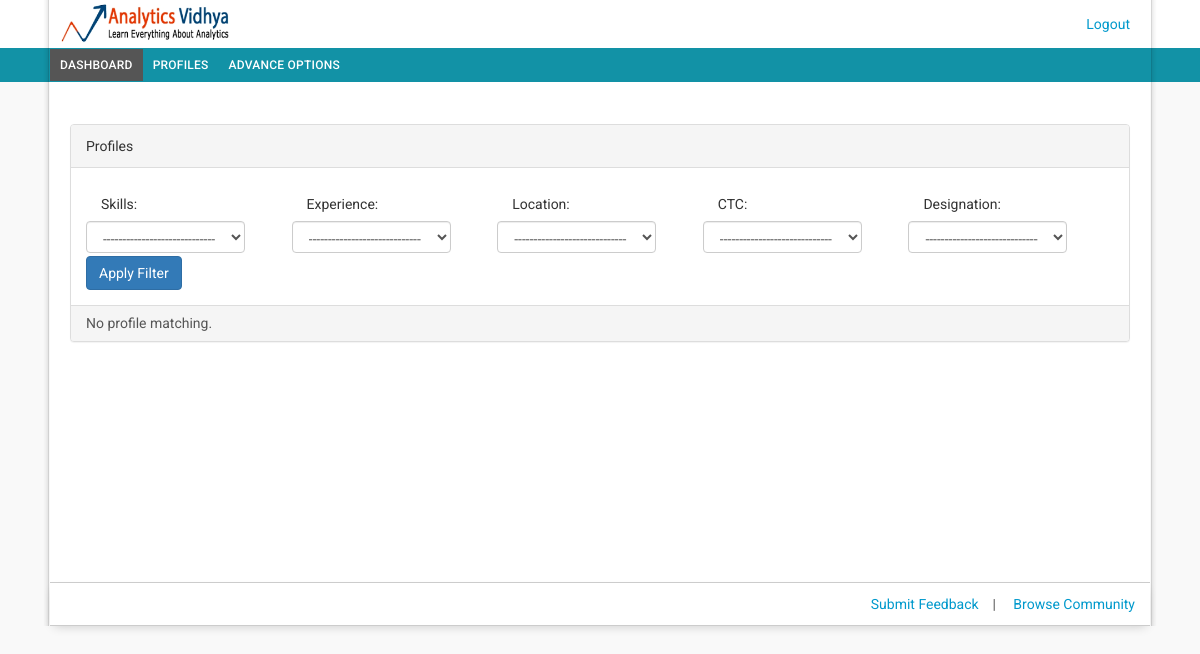
The page /profiles/ (signed in) on the database as committed earlier.
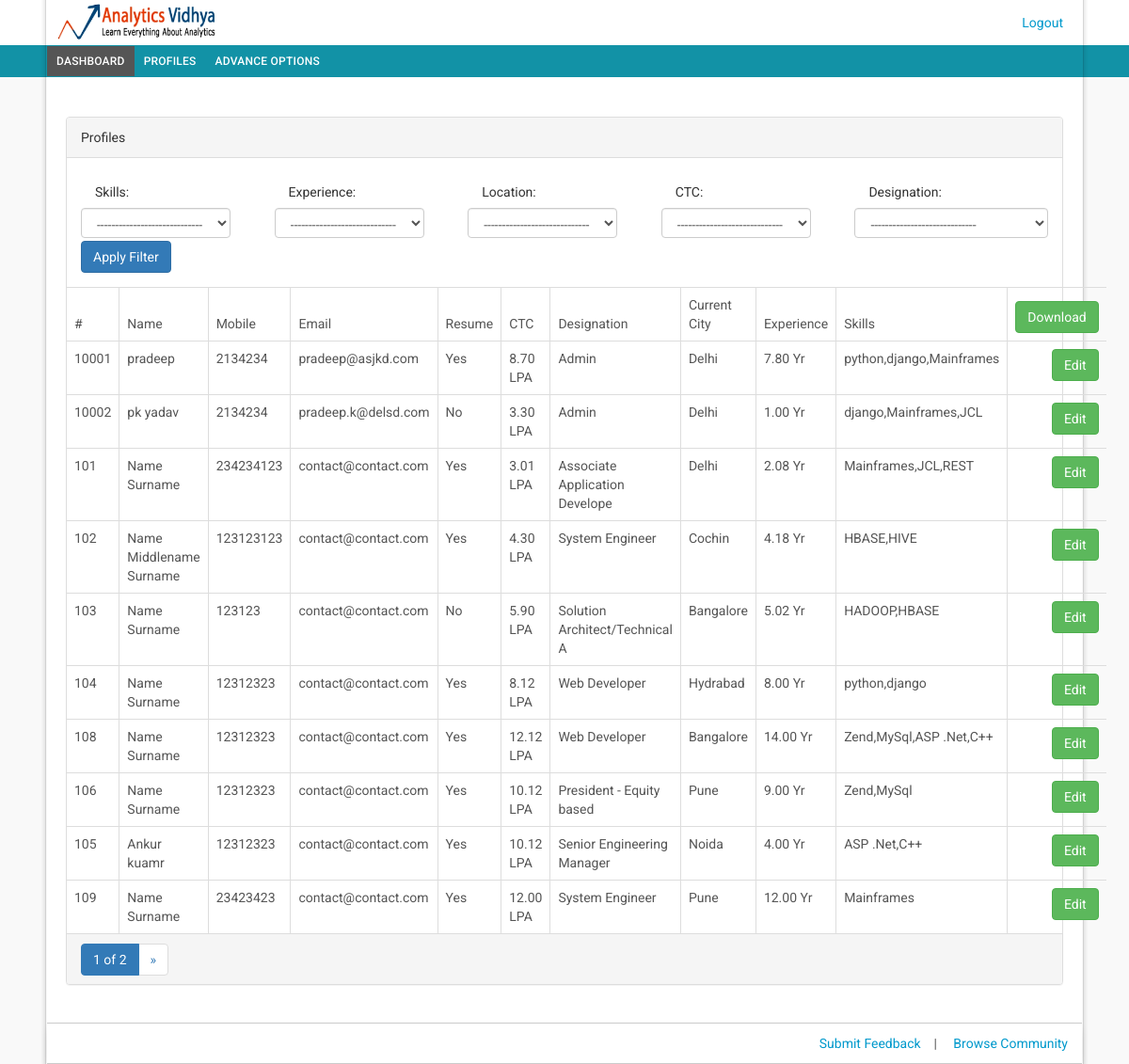
The same page on the database as committed later.
### myapp/models.py (models this page shows, shortened)
class Profiles(models.Model):
    RESUME_CHOICES = (
            (1, "Yes"),
            (2, "No"),
    )
    sno = models.IntegerField()
    mobile = models.IntegerField()
    name = models.CharField(max_length=30)
    email = models.CharField(max_length=30)
    resume = models.IntegerField(choices=RESUME_CHOICES, default=2)
    experience = models.DecimalField(max_digits=20, decimal_places=2)
    ctc = models.DecimalField(max_digits=20, decimal_places=2)
    current_city = models.ForeignKey(City)
    preferred_city = models.ForeignKey(City, related_name='profile')
    current_employer = models.CharField(max_length=30)
    current_designation = models.ForeignKey(Designation)
    skills = models.ManyToManyField(Skill)
    cdt = models.DateTimeField(auto_now_add=True) # creation date
    mdt = models.DateTimeField(auto_now=True) #modification date
    class Meta:
        db_table = 'profiles'
        permissions = (("can_view_profile", "Can view profiles"),
                        ("can_download_profiles", "Can download profiles"),)
    def get_skills(self):
        skills = ""
        for skill in self.skills.all():
            skills += "," + skill.name
        return skills[1:]

class Designation(models.Model):
    name = models.CharField(max_length=30)
    cdt = models.DateTimeField(auto_now_add=True) # creation date
    mdt = models.DateTimeField(auto_now=True) #modification date
    class Meta:
        db_table = 'designations'

class City(models.Model):
    name = models.CharField(max_length=30)
    cdt = models.DateTimeField(auto_now_add=True) # creation date
    mdt = models.DateTimeField(auto_now=True) #modification date
    class Meta:
        db_table = 'cities'

class Skill(models.Model):
    name = models.CharField(max_length=30)
    cdt = models.DateTimeField(auto_now_add=True) # creation date
    mdt = models.DateTimeField(auto_now=True) #modification date
    class Meta:
        db_table = 'skills'

### myapp/views.py (the view)
# urls.py: url(r'^profiles/$', views.profiles, name='profiles'),
@login_required
def profiles(request):
    ctx = {}
    profiles = Profiles.objects.all()
    skills = Skill.objects.all()
    cities = City.objects.all()
    designations = Designation.objects.all()
    query = {}
    skill_id = request.GET.get('skills')
    if skill_id:
        profiles = profiles.filter(skills__id=int(skill_id))
        query.update({'skills': skill_id})
    ctc = request.GET.get('ctc')
    if ctc:
        query.update({'ctc': ctc})
        ctc_gt = int(ctc.split('-')[0])
        ctc_lt = int(ctc.split('-')[1])
        profiles = profiles.filter(ctc__gte=int(ctc_gt)).filter(ctc__lte=int(ctc_lt))
    location_id = request.GET.get('location')
    if location_id:
        query.update({'location': location_id})
        profiles = profiles.filter(current_city__id=int(location_id))
    experience = request.GET.get('experience')
    if experience:
        query.update({'experience': experience})
        exp_gt = int(experience.split('-')[0])
        exp_lt = int(experience.split('-')[1])
        profiles = profiles.filter(experience__gte=int(exp_gt)).filter(experience__lte=int(exp_lt))
    designation_id = request.GET.get('designation')
    if designation_id:
        query.update({'designation': designation_id})
        profiles = profiles.filter(current_designation__id=int(designation_id))
    if request.GET.get('download') == "True":
        return download_csv(profiles)
    profiles = paginate_data(request, profiles, 10)
    ctx.update({
            'profiles': profiles,
            'skills': skills,
            'designations': designations,
            'cities': cities,
            'query': query,
        })
    return render_to_response("profiles.html", ctx,
        context_instance=RequestContext(request))

### myapp/templatetags/myapp_tags.py (called while the page is built)
@register.filter
def can_download_profiles(user):
    return user.has_perm('myapp.download_profiles')

### myapp/views.py (called while the page is built)
def paginate_data(request, query, per_page=25):
    paginator = Paginator(query, per_page) # Show 25 contacts per page
    page = request.GET.get('page')
    try:
        query = paginator.page(page)
    except PageNotAnInteger:
        query = paginator.page(1)
    except EmptyPage:
        query = paginator.page(paginator.num_pages)
    return query

### templates/profiles.html (shortened to what this page needs)
{% extends "base.html" %}
{% block content %}
    {% load myapp_tags %}
    <div id="wrapper">
        <div id="page-wrapper"><br>
            <div class="panel panel-default">
                <div class="panel-heading">Profiles
                </div>
                <div class="panel-body">
                    <form action="." method="GET" class="form-inline" role="form" style="margin-top:10px;">
                        <div class="row">
                            <div class="col-xs-12">
                                <div class="caf-top-text">
                                    <div class="how-work-box">
                                        <div class="how-work-text active" style="width: 20%; float: left; height: 60px;">
                                            <label for="inputsecondary_source" class="col-sm-4 control-label">Skills:</label>
                                            <select name="skills" id="skill" class="form-control primary_filter">
                                                {% if query.skills %}
                                                    <option value="">-----------------------------</option>
                                                    {% for s in skills %}
                                                        {% if s.id|slugify == query.skills|slugify %}
                                                            <option value="{{ s.id }}" selected>{{ s.name }}</option>
                                                        {% else %}
                                                            <option value="{{ s.id }}">{{ s.name }}</option>
                                                        {% endif %}
                                                    {% endfor %}
                                                {% else %}
                                                    <option value="">-----------------------------</option>
                                                {% endif %}
                                            </select>
                                        </div>
                                        <div class="how-work-text" style="width: 20%; float: left;">
                                            <label for="inputsecondary_source" class="col-sm-4 control-label">Experience:</label>
                                            <select name="experience" id="experience" class="form-control primary_filter">
                                                <option value="">-----------------------------</option>
                                            </select>
                                        </div>
                                        <div class="how-work-text" style="width: 20%; float: left;">
                                            <label for="location" class="col-sm-4 control-label">Location:</label>
                                            <select name="location" id="location" class="form-control primary_filter">
                                                {% if query.location %}
                                                    <option value="">-----------------------------</option>
                                                    {% for c in cities %}
                                                        {% if c.id|slugify == query.location|slugify %}
                                                            <option value="{{ c.id }}" selected>{{ c.name }}</option>
                                                        {% else %}
                                                            <option value="{{ c.id }}">{{ c.name }}</option>
                                                        {% endif %}
                                                    {% endfor %}
                                                {% else %}
                                                    <option value="">-----------------------------</option>
                                                {% endif %}
                                            </select>
                                        </div>
                                        <div class="how-work-text" style="width: 20%; float: left;">
                                            <label for="inputsecondary_source" class="col-sm-4 control-label">CTC:</label>
                                            <select name="ctc" id="ctc" class="form-control primary_filter">
                                                <option value="">-----------------------------</option>
                                            </select>
                                        </div>
                                        <div class="how-work-text" style="width: 20%; float: left;">
                                            <label for="inputsecondary_source" class="col-sm-4 control-label">Designation:</label>
                                            <select name="designation" id="designation" class="form-control primary_filter">
                                               <option value="">-----------------------------</option>
                                            </select>
                                        </div>
                                    </div>
                                </div>
                            </div>
                        </div>
                        <button type="submit" class="btn btn-primary">Apply Filter</button>
                    </form>
                </div>
                {% if profiles %}
                    <table class="table table-bordered">
                        <thead>
                           <tr>
                                <th>#</th>
                                <th>Name</th>
                                <th>Mobile</th>
                                <th>Email</th>
                                <th>Resume</th>
                                <th>CTC</th>
                                <th>Designation</th>
                                <th>Current City</th>
                                <th>Experience</th>
                                <th>Skills</th>
                                <th>
                                  {% if user|can_download_profiles %}
                                    <a href="/profiles/?download=True&skills={{query.skills}}&experience={{query.experience}}&location={{query.location}}&ctc={{query.ctc}}&designation={{query.designation}}" target="_blank" class="btn btn-success pull-right fetch"> Download</a>
                                  {% endif %}
                                </th>
                            </tr>
                        </thead>
                        <tbody>
                            {% for profile in profiles %}
                                <tr>
                                    <td>{{ profile.sno }}</td>
                                    <td>{{ profile.name }}</td>
                                    <td>{{ profile.mobile }}</td>
                                    <td>{{ profile.email }}</td>
                                    <td>{{ profile.get_resume_display }}</td>
                                    <td>{{ profile.ctc }} LPA</td>
                                    <td>{{ profile.current_designation.name }}</td>
                                    <td>{{ profile.current_city.name }}</td>
                                    <td>{{ profile.experience }} Yr</td>
                                    <td>{{ profile.get_skills }}</td>
                                    {% if user.is_superuser %}
                                      <td><a href="/admin/myapp/profiles/{{profile.id}}/" target="_blank" class="btn btn-success pull-right fetch"> Edit</a></td>
                                    {% endif %}
                                </tr>
                            {% endfor %}
                        </tbody>
                    </table>
                    <div class="panel-footer">
                        {% if profiles and profiles.paginator.num_pages >= 1 %}
                              <ul class="pagination" style="margin: 0px 0;margin-bottom: -7px;">
                                <li class="active">
                                  <span>{{ profiles.number }} of {{ profiles.paginator.num_pages }}</span>
                                </li>
                                {% if profiles.has_next %}
                                    <li>
                                      <a href="?page={{ profiles.next_page_number }}{% for key,value in request.GET.iteritems %}{% if key != 'page' %}&{{ key }}={{ value }}{% endif %}{% endfor %}" aria-label="Next">
                                        <span aria-hidden="true">&raquo;</span>
                                      </a>
                                    </li>
                                {% endif %}
                              </ul>
                        {% endif %}
                    </div>
                {% else %}
                    <div class="panel-footer">
                        <h1>No profile matching.</h1>
                    </div>
                {% endif %}
            </div>
        </div>
    </div>
{% endblock %}

### templates/base.html (shortened to what this page needs)
<!DOCTYPE html>
<html>
  <head>
    {% load staticfiles %}
    <link rel="stylesheet" href="{% static 'css/bootstrap.min.css' %}">
    <link href="{% static 'css/common.css' %}" rel="stylesheet">
    <link href="{% static 'css/itil.css' %}" rel="stylesheet">
  </head>
  <body class="">
    <div id="wrap">
      <div class="header">
        <div class="wrapper">
          <div class="wrapper-shadow" id="top-nav">
            <div class="brand">
              <a href="/" class="logo">
                <span class="vertical-align logo-image">
                  <img class="logo-image" alt="Logo" data-type="logo" src="{% static 'img/logo.png' %}">
                </span>
              </a>
            </div>
            <div class="header-wrapper">
              {% if user.is_authenticated %}
                <a href="{% url 'logout' %}">Logout</a>
              {% else %}
                <p style="color:white;">Test</p>
              {% endif %}
            </div>
          </div>
        </div>
        <div class="top_nav_bg">
          <div class="wrapper">
            <div class="wrapper-shadow" id="top-nav1">
              <div class="top_nav">
                <ul class="header-tabs">
                  <li class="active" data-tab-name="dashboard">
                    <a href="/" class="icon-gauge">Dashboard</a>
                  </li>
                  <li class="" data-tab-name="tickets">
                    <a href="{% url 'profiles' %}" class="icon-ticket" data-keybinding="g t" data-parallel-placeholder="#ticket-leftFilter" data-parallel-url="/helpdesk/tickets/filter_options" data-pjax="#body-container">Profiles</a>
                  </li>
                  <li class="" data-tab-name="solutions">
                    {% if user.is_superuser %}
                      <a href="/admin/" target='_blank' class="icon-book" data-keybinding="g s" data-pjax="#body-container">Advance Options</a>
                    {% endif %}
                  </li>
                </ul>
              </div>
            </div>
          </div>
        </div>
      </div>
      <div class="content" id="body-container">
        <div class="wrapper">
          <div class="wrapper-shadow shadow">
              <div class="pagearea">
                {% block content %}
                {% endblock %}
              </div>
          </div>
        </div>
      </div>
      <div id="footer" class="wrapper">
        <div class="wrapper-shadow">
          <div class="footer-content">
            <a href="#">Submit Feedback</a>
            <span class="muted"> &nbsp;&nbsp;&nbsp;| &nbsp;&nbsp;&nbsp;</span>
            <a href="#">Browse Community</a>
          </div>
        </div>
      </div>
    </div>
  </body>
</html>

Rows that differ between the two databases and show on the page:
added Profiles: sno "10001", name "pradeep", mobile "2134234", email "pradeep@asjkd.com", resume "Yes", ctc "8.70", current_designation.name "Admin", current_city.name "Delhi", experience "7.80", get_skills "python,django,Mainframes"
added Profiles: sno "10002", name "pk yadav", mobile "2134234", email "pradeep.k@delsd.com", resume "No", ctc "3.30", current_designation.name "Admin", current_city.name "Delhi", experience "1.00", get_skills "django,Mainframes,JCL"
added Profiles: sno "101", name "Name Surname", mobile "234234123", email "contact@contact.com", resume "Yes", ctc "3.01", current_designation.name "Associate Application Develope", current_city.name "Delhi", experience "2.08", get_skills "Mainframes,JCL,REST"
added Profiles: sno "102", name "Name Middlename Surname", mobile "123123123", email "contact@contact.com", resume "Yes", ctc "4.30", current_designation.name "System Engineer", current_city.name "Cochin", experience "4.18", get_skills "HBASE,HIVE"
added Profiles: sno "103", name "Name Surname", mobile "123123", email "contact@contact.com", resume "No", ctc "5.90", current_designation.name "Solution Architect/Technical A", current_city.name "Bangalore", experience "5.02", get_skills "HADOOP,HBASE"
added Profiles: sno "104", name "Name Surname", mobile "12312323", email "contact@contact.com", resume "Yes", ctc "8.12", current_designation.name "Web Developer", current_city.name "Hydrabad", experience "8.00", get_skills "python,django"
added Profiles: sno "108", name "Name Surname", mobile "12312323", email "contact@contact.com", resume "Yes", ctc "12.12", current_designation.name "Web Developer", current_city.name "Bangalore", experience "14.00", get_skills "Zend,MySql,ASP .Net,C++"
added Profiles: sno "106", name "Name Surname", mobile "12312323", email "contact@contact.com", resume "Yes", ctc "10.12", current_designation.name "President - Equity based", current_city.name "Pune", experience "9.00", get_skills "Zend,MySql"
added Profiles: sno "105", name "Ankur kuamr", mobile "12312323", email "contact@contact.com", resume "Yes", ctc "10.12", current_designation.name "Senior Engineering Manager", current_city.name "Noida", experience "4.00", get_skills "ASP .Net,C++"
added Profiles: sno "109", name "Name Surname", mobile "23423423", email "contact@contact.com", resume "Yes", ctc "12.00", current_designation.name "System Engineer", current_city.name "Pune", experience "12.00", get_skills "Mainframes"
Other text that changed with them:
{{ profiles.number }}: (not shown) → "1"
{{ profiles.paginator.num_pages }}: (not shown) → "2"
text no longer shown: "No profile matching."
text now shown: "# Name Mobile Email Resume CTC Designation Current City Experience Skills Download of »"
